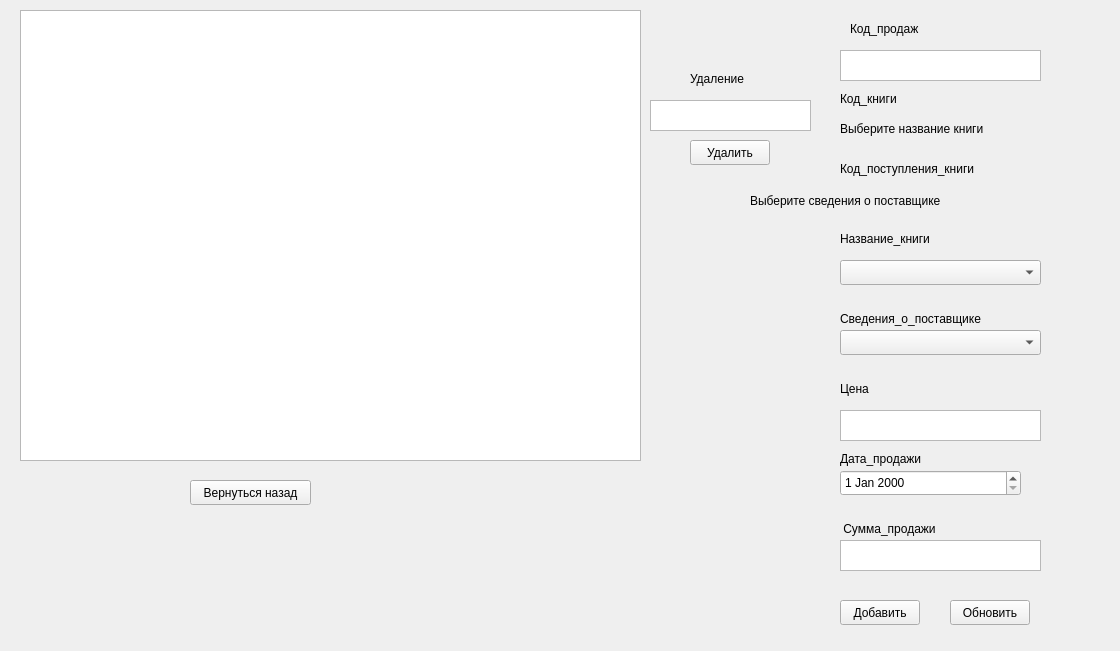
<?xml version="1.0" encoding="UTF-8"?>
<ui version="4.0">
 <class>Prodaz</class>
 <widget class="QWidget" name="Prodaz">
  <property name="geometry">
   <rect>
    <x>0</x>
    <y>0</y>
    <width>1120</width>
    <height>651</height>
   </rect>
  </property>
  <property name="windowTitle">
   <string>Form</string>
  </property>
  <widget class="QTableView" name="tableViewProdaz">
   <property name="geometry">
    <rect>
     <x>20</x>
     <y>10</y>
     <width>621</width>
     <height>451</height>
    </rect>
   </property>
  </widget>
  <widget class="QPushButton" name="goBackProdazBtn">
   <property name="geometry">
    <rect>
     <x>190</x>
     <y>480</y>
     <width>121</width>
     <height>25</height>
    </rect>
   </property>
   <property name="text">
    <string>Вернуться назад</string>
   </property>
  </widget>
  <widget class="QPushButton" name="addBtnProdaz">
   <property name="geometry">
    <rect>
     <x>840</x>
     <y>600</y>
     <width>80</width>
     <height>25</height>
    </rect>
   </property>
   <property name="text">
    <string>Добавить</string>
   </property>
  </widget>
  <widget class="QPushButton" name="updateBtnProdaz">
   <property name="geometry">
    <rect>
     <x>950</x>
     <y>600</y>
     <width>80</width>
     <height>25</height>
    </rect>
   </property>
   <property name="text">
    <string>Обновить</string>
   </property>
  </widget>
  <widget class="QTextEdit" name="codeProdszInput">
   <property name="geometry">
    <rect>
     <x>840</x>
     <y>50</y>
     <width>201</width>
     <height>31</height>
    </rect>
   </property>
  </widget>
  <widget class="QTextEdit" name="deleteInputProdaz">
   <property name="geometry">
    <rect>
     <x>650</x>
     <y>100</y>
     <width>161</width>
     <height>31</height>
    </rect>
   </property>
  </widget>
  <widget class="QLabel" name="label">
   <property name="geometry">
    <rect>
     <x>690</x>
     <y>70</y>
     <width>101</width>
     <height>17</height>
    </rect>
   </property>
   <property name="text">
    <string>Удаление </string>
   </property>
  </widget>
  <widget class="QPushButton" name="deleteBtnProdaz">
   <property name="geometry">
    <rect>
     <x>690</x>
     <y>140</y>
     <width>80</width>
     <height>25</height>
    </rect>
   </property>
   <property name="text">
    <string>Удалить</string>
   </property>
  </widget>
  <widget class="QTextEdit" name="textPrice">
   <property name="geometry">
    <rect>
     <x>840</x>
     <y>410</y>
     <width>201</width>
     <height>31</height>
    </rect>
   </property>
  </widget>
  <widget class="QTextEdit" name="sumInputProdaz">
   <property name="geometry">
    <rect>
     <x>840</x>
     <y>540</y>
     <width>201</width>
     <height>31</height>
    </rect>
   </property>
  </widget>
  <widget class="QLabel" name="label_2">
   <property name="geometry">
    <rect>
     <x>850</x>
     <y>20</y>
     <width>91</width>
     <height>17</height>
    </rect>
   </property>
   <property name="text">
    <string>Код_продаж</string>
   </property>
  </widget>
  <widget class="QLabel" name="label_3">
   <property name="geometry">
    <rect>
     <x>840</x>
     <y>90</y>
     <width>91</width>
     <height>17</height>
    </rect>
   </property>
   <property name="text">
    <string>Код_книги</string>
   </property>
  </widget>
  <widget class="QLabel" name="label_4">
   <property name="geometry">
    <rect>
     <x>840</x>
     <y>160</y>
     <width>161</width>
     <height>17</height>
    </rect>
   </property>
   <property name="text">
    <string>Код_поступления_книги</string>
   </property>
  </widget>
  <widget class="QLabel" name="label_5">
   <property name="geometry">
    <rect>
     <x>840</x>
     <y>230</y>
     <width>161</width>
     <height>17</height>
    </rect>
   </property>
   <property name="text">
    <string>Название_книги</string>
   </property>
  </widget>
  <widget class="QLabel" name="label_6">
   <property name="geometry">
    <rect>
     <x>840</x>
     <y>310</y>
     <width>161</width>
     <height>17</height>
    </rect>
   </property>
   <property name="text">
    <string>Сведения_о_поставщике</string>
   </property>
  </widget>
  <widget class="QLabel" name="label_7">
   <property name="geometry">
    <rect>
     <x>840</x>
     <y>380</y>
     <width>161</width>
     <height>17</height>
    </rect>
   </property>
   <property name="text">
    <string>Цена</string>
   </property>
  </widget>
  <widget class="QLabel" name="label_8">
   <property name="geometry">
    <rect>
     <x>840</x>
     <y>450</y>
     <width>161</width>
     <height>17</height>
    </rect>
   </property>
   <property name="text">
    <string>Дата_продажи</string>
   </property>
  </widget>
  <widget class="QLabel" name="label_9">
   <property name="geometry">
    <rect>
     <x>840</x>
     <y>520</y>
     <width>161</width>
     <height>17</height>
    </rect>
   </property>
   <property name="text">
    <string> Сумма_продажи</string>
   </property>
  </widget>
  <widget class="QComboBox" name="comboBox">
   <property name="geometry">
    <rect>
     <x>840</x>
     <y>330</y>
     <width>201</width>
     <height>25</height>
    </rect>
   </property>
  </widget>
  <widget class="QComboBox" name="comboBox_2">
   <property name="geometry">
    <rect>
     <x>840</x>
     <y>260</y>
     <width>201</width>
     <height>25</height>
    </rect>
   </property>
  </widget>
  <widget class="QLabel" name="label_10">
   <property name="geometry">
    <rect>
     <x>840</x>
     <y>120</y>
     <width>161</width>
     <height>17</height>
    </rect>
   </property>
   <property name="text">
    <string>Выберите название книги</string>
   </property>
  </widget>
  <widget class="QLabel" name="label_11">
   <property name="geometry">
    <rect>
     <x>750</x>
     <y>180</y>
     <width>321</width>
     <height>41</height>
    </rect>
   </property>
   <property name="text">
    <string>Выберите сведения о поставщике</string>
   </property>
  </widget>
  <widget class="QDateEdit" name="dateEdit">
   <property name="geometry">
    <rect>
     <x>840</x>
     <y>470</y>
     <width>181</width>
     <height>26</height>
    </rect>
   </property>
  </widget>
 </widget>
 <resources/>
 <connections/>
</ui>
